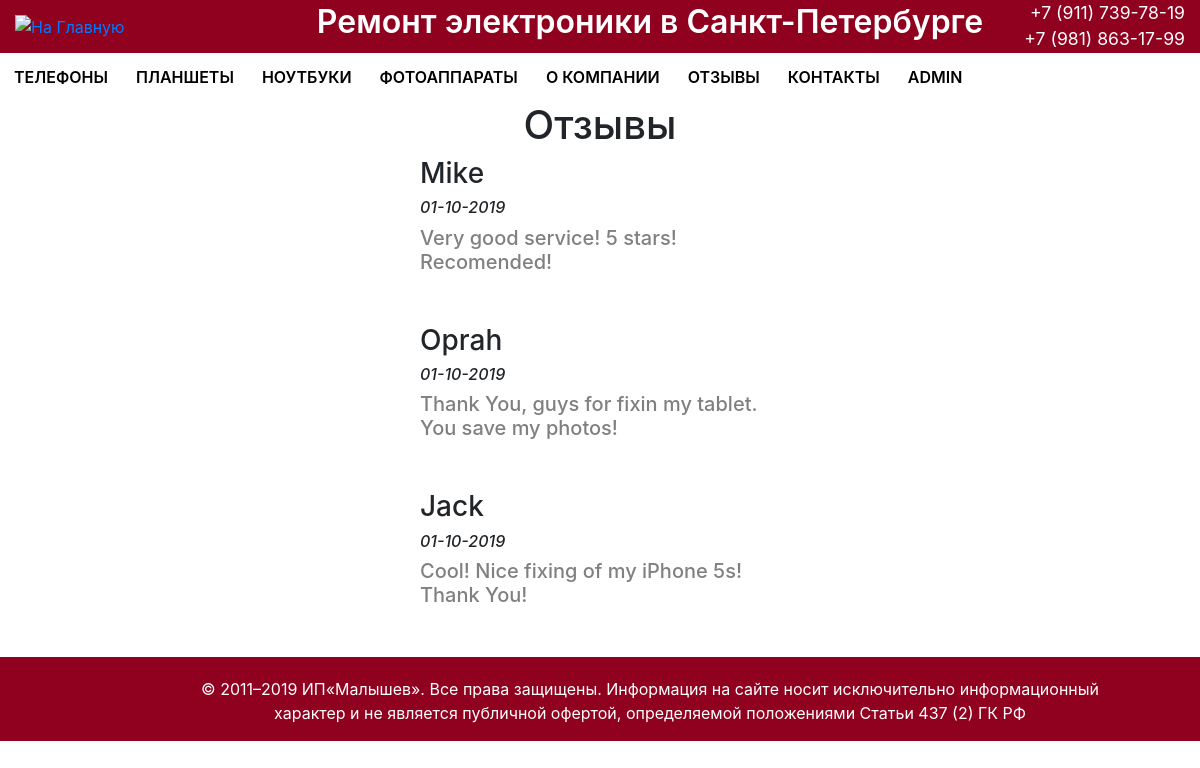
/reviews/, run on an earlier commit of the app's database.
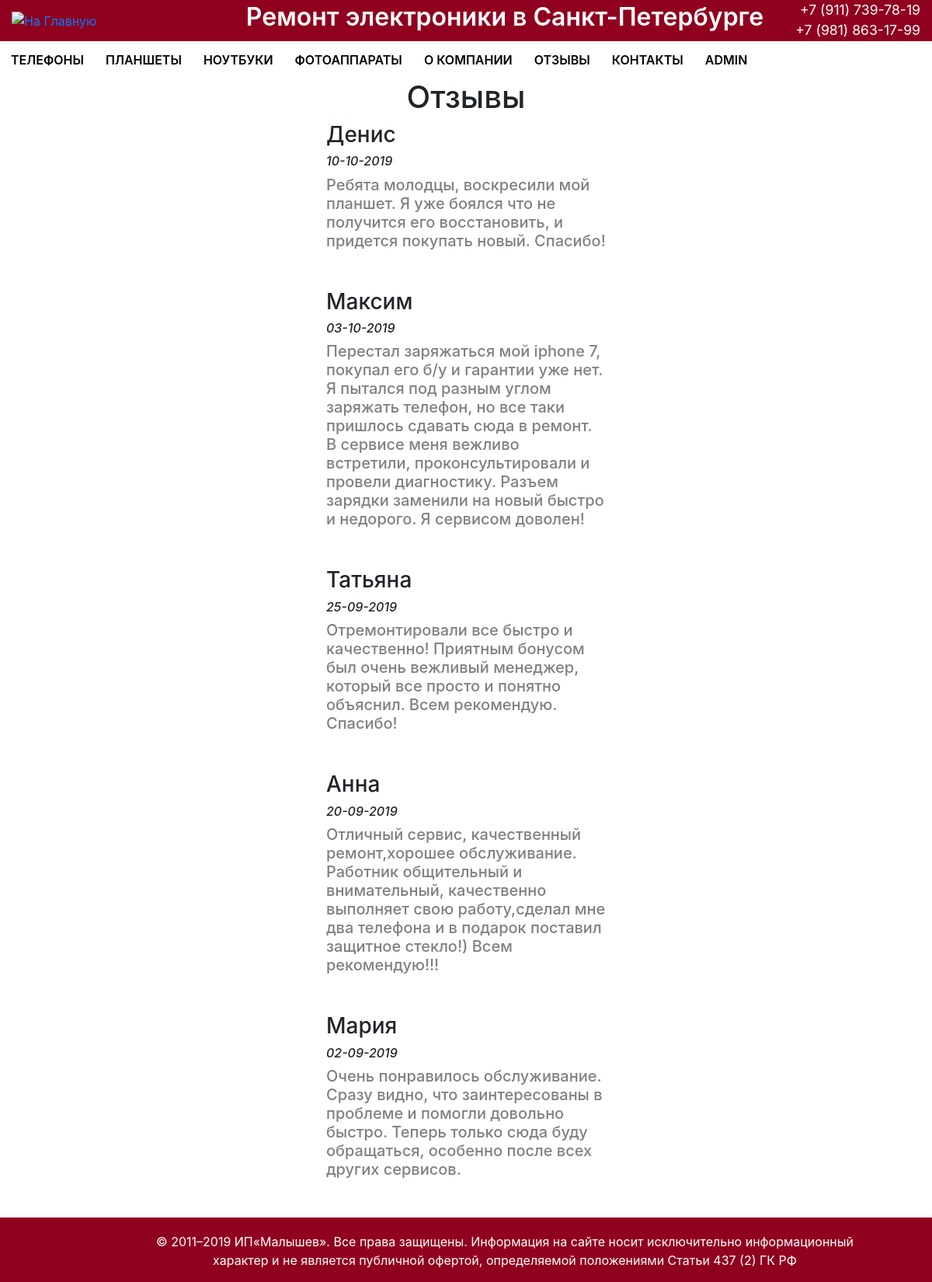
And on a later commit of the database.
### reviews/models.py (models this page shows, shortened)
class Review(models.Model):
	name = models.CharField(max_length = 120)
	text = models.TextField()
	date = models.DateTimeField()

### reviews/templates/reviews/reviews.html
{% extends "mainApp/wrapper.html" %}
{% block content %}
	<h1 style="text-align: center;">Отзывы</h1>
	{% for text in object_list %}
		<div class="reviewspage col-4 offset-4" style="margin-bottom: 50px;">
			<h3>{{text.name}}</h3>
			<h6><i>{{text.date|date:"d-m-Y"}}</i></h6>
			<h5>{{text.text}}</h5>
		</div>
	{% endfor %}
{% endblock %}

### mainApp/templates/mainApp/wrapper.html (shortened to what this page needs)
<!DOCTYPE html>
<html lang="ru">
<head>
	{% load staticfiles %}
	<link rel="stylesheet" href="{% static 'css/bootstrap.css' %}">
	<link rel="stylesheet" href="{% static 'css/fotorama.css' %}">
	<link rel="stylesheet" href="{% static 'css/style.css' %}">
</head>
<body>
	<div class="container-fluid">
		<div class="row header align-items-center">
			<div class="logo col-xl-3 col-lg-3 col-md-3 col-sm-6 col-6 order-1">
				<a href="/"><img src="{% static 'img/logo.png' %}" alt="На Главную"></a>
			</div>
			<div class="title col-xl-7 order-xl-2 col-lg-6 order-lg-2 col-md-12 col-sm-12 col-12 order-3 align-self-center">
				<h1>Ремонт электроники в Санкт-Петербурге</h1>
			</div>
			<div class="phone col-xl-2 offset-lg-0 order-xl-3 col-lg-3 offset-lg-0 order-lg-3 col-md-3 offset-md-6 order-md-2 col-sm-4 offset-sm-2 order-sm-2 col-5 offset-1 order-2">
				<p>+7 (911) 739-78-19</p>
				<p>+7 (981) 863-17-99</p>
			</div>
		</div>
		<div class="menu row">
			<a href="/phones">
				<div>
					<p>ТЕЛЕФОНЫ</p>
				</div>
			</a>
			<a href="/tablets">
				<div>
					<p>ПЛАНШЕТЫ</p>
				</div>
			</a>
			<a href="/laptops">
				<div>
					<p>НОУТБУКИ</p>
				</div>
			</a>
			<a href="/cameras">
				<div>
					<p>ФОТОАППАРАТЫ</p>
				</div>
			</a>
			<a href="/about">
				<div>
					<p>О КОМПАНИИ</p>
				</div>
			</a>
			<a href="/reviews">
				<div>
					<p>ОТЗЫВЫ</p>
				</div>
			</a>
			<a href="/contacts">
				<div>
					<p>КОНТАКТЫ</p>
				</div>
			</a>
			<a href="/admin">
				<div>
					<p>ADMIN</p>
				</div>
			</a>
		</div>
		{% block content %}
		{% endblock %}
		<div class="footer row justify-content-center">
			<div class="col-10 offset-1">
				<p>© 2011–2019 ИП«Малышев». Все права защищены. Информация на сайте носит исключительно информационный характер и не является публичной офертой, определяемой положениями Статьи 437 (2) ГК РФ</p>
			</div>
		</div>
	</div>
</body>
</html>

### mainApp/static/css/style.css (style rules this page uses)
.header { background-color: #90001F; }
.header .title h1 { text-align: center; color: white; font-weight: 600; font-size: 2rem; }
.header .phone p { display: block; margin: auto; float: right; font-size: 1.1rem; color: white; }
.menu a { display: block; height: 100%; padding: 1% 0; -webkit-transition: all 0.2s; transition: all 0.2s; color: black; font-weight: 600; }
.menu a div p { display: block; margin: auto 14px; }
.footer { background-color: #90001F; text-align: center; }
.footer p { display: block; margin-top: 2%; color: white; }
.reviewspage h5 { color: gray; }

What changed in the data, as far as the page shows it:
removed Review: name "Mike", date "01-10-2019", text "Very good service! 5 stars! Recomended!"
removed Review: name "Oprah", date "01-10-2019", text "Thank You, guys for fixin my tablet. You save my photos!"
removed Review: name "Jack", date "01-10-2019", text "Cool! Nice fixing of my iPhone 5s! Thank You!"
added Review: name "Денис", date "10-10-2019", text "Ребята молодцы, воскресили мой планшет. Я уже боялся что не получится его восстановить, и придется покупать новый. Спасибо!"
added Review: name "Максим", date "03-10-2019", text "Перестал заряжаться мой iрhоnе 7, покупал его б/у и гарантии уже нет. Я пытался под разным углом заряжать телефон, но все таки пришлось сдавать сюда в ремонт. В сервисе меня вежливо встретили, проконсультировали и провели диагностику. Разъем зарядки заменили на новый быстро и недорого. Я сервисом доволен!"
added Review: name "Татьяна", date "25-09-2019", text "Отремонтировали все быстро и качественно! Приятным бонусом был очень вежливый менеджер, который все просто и понятно объяснил. Всем рекомендую. Спасибо!"
added Review: name "Анна", date "20-09-2019", text "Отличный сервис, качественный ремонт,хорошее обслуживание. Работник общительный и внимательный, качественно выполняет свою работу,сделал мне два телефона и в подарок поставил защитное стекло!) Всем рекомендую!!!"
added Review: name "Мария", date "02-09-2019", text "Очень понравилось обслуживание. Сразу видно, что заинтересованы в проблеме и помогли довольно быстро. Теперь только сюда буду обращаться, особенно после всех других сервисов."
